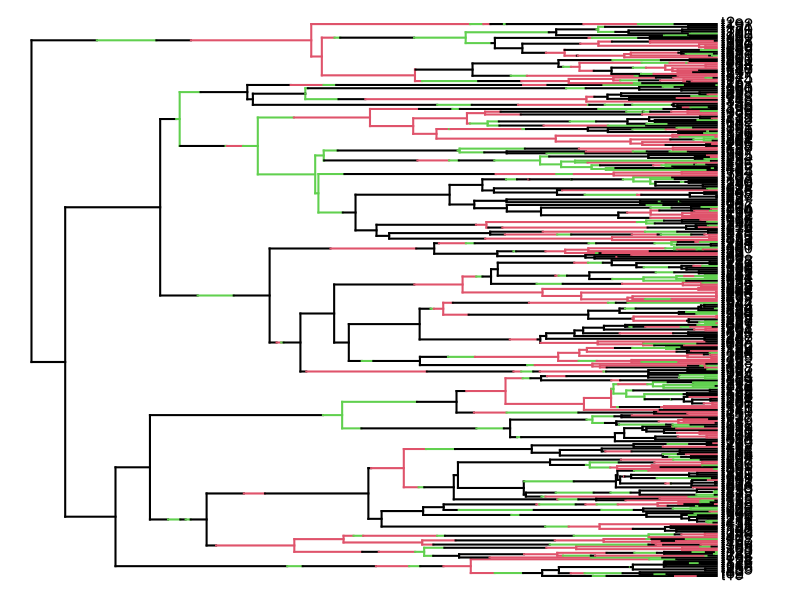

Source code (R): (Note: this script raises an error after producing the figure.)
Q<-matrix(
  c(
    0,  0.02, 0.02,
    0.02, 0, 0.02,
    0.1, 0.02,  0
  ),
  nrow = 3, ncol = 3, byrow = T
)
diag(Q)<-apply(Q, 1, function(x) sum(x))*-1
colnames(Q)<-rownames(Q)<-c("1", "2", "3")


# simulate history
require("phytools")
tree<-pbtree(n=300, scale=200)
sim<-sim.history(tree, Q, nsim=1, anc=setNames(c(1, 0, 0), colnames(Q) ) )
plot(sim)

# matrix for inference
char.state<-c(0, 1)
rate.param<-c(1, 2)
TL<-init_char_matrix(char.state, rate.param, diag.as=0)


sim.radt[[1]]$states<-mapvalues(sim.radt[[1]]$states,
                                from = c("0", "1"), to=c("0&1&2", "3&4&5") )
